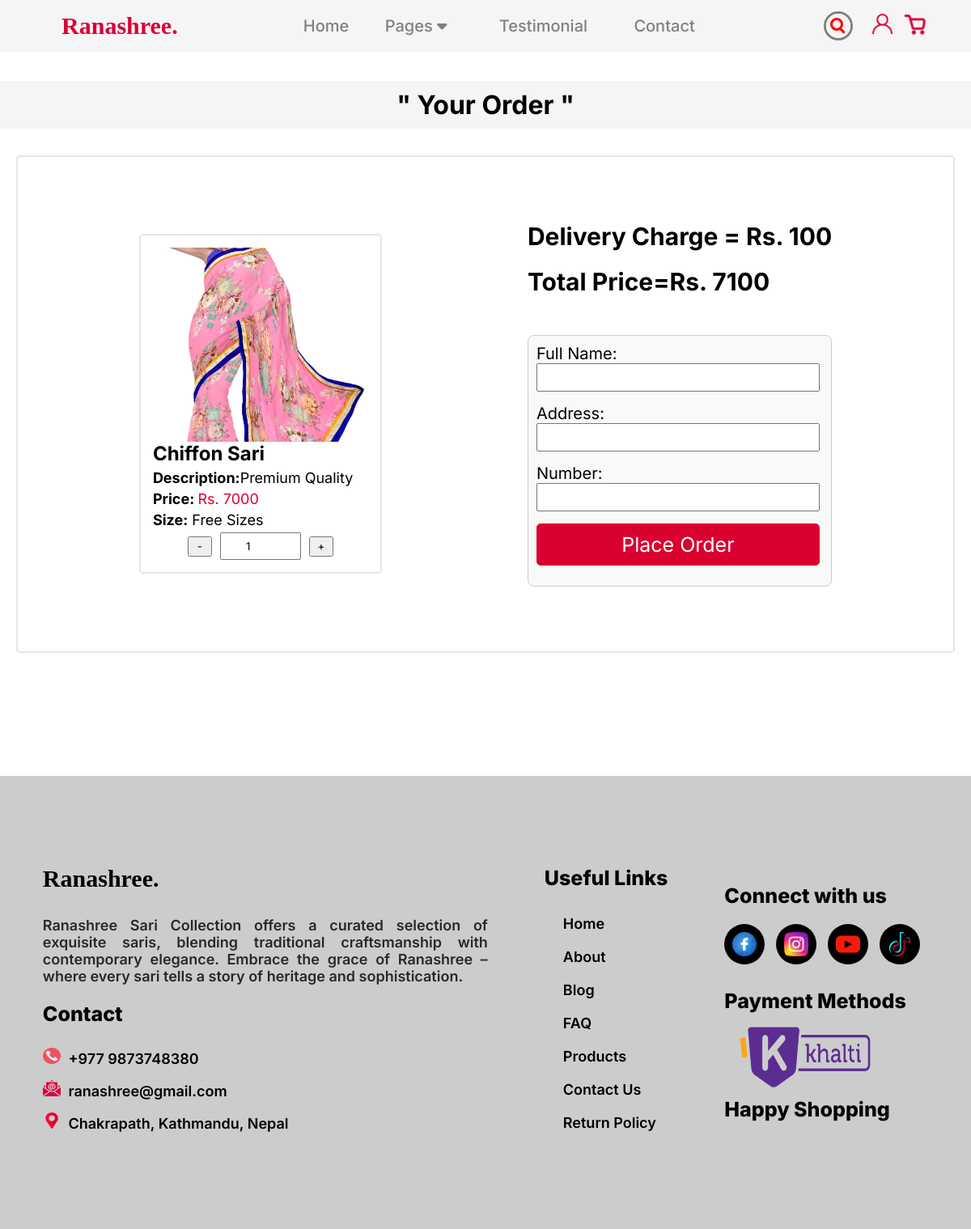
The page /placeOrder/1 on the database its author committed.
### AdminDashboard/models.py (models this page shows)
class productsModel(models.Model):
    Sari_Name = models.CharField(max_length=100)
    Description = models.TextField()
    Image = models.ImageField(upload_to='images/')
    Price = models.TextField()
    LDescription = models.TextField()
    Size = models.TextField()

### users/views.py (the view)
# urls.py: path("placeOrder/<int:id>", views.placeOrder, name='placeOrder'),
def placeOrder(request, id):
    try:
        products = get_object_or_404(productsModel, id=id)
        return render(request, "users/placeOrder.html", {'product': products})
    except productsModel.DoesNotExist:
        messages.error(request, "Product not found.")
        return redirect('products')

### users/templates/users/placeOrder.html (shortened to what this page needs)
{% load static %}
<!DOCTYPE html>
<html lang="en">
<head>
    <link rel="stylesheet" href="https://cdnjs.cloudflare.com/ajax/libs/font-awesome/6.4.2/css/all.min.css"
 />
    <link rel="stylesheet" href="{% static 'home/style.css' %}">
</head>
<body>
    <header id="header">
        <nav class="navbar">
            <a class="logo" href="">Ranashree.</a>
            <ul>
                <li><a href="/" class="active">Home</a></li>
                <div class="dropdown">
                    <li>
                        <p class="dropbtn">Pages <i class="fas fa-caret-down"></i></p>
                    </li>
                </div>
                <li><a href="/testimonial">Testimonial</a></li>
                <li><a href="/contact">Contact</a></li>
            </ul>
            <div class="header-logo">
                <div class="search">
                    <div class="icon"></div>
                    <div class="input">
                    </div>
                </div>
                <div>
                    <a href="{% url 'login' %}"><img src={% static 'home/images/icons/user-profile.png' %}
                            class="user-logo" alt="user" /></a>
                </div>
                <div>
                    <img id="cart_icon" src={% static "home/images/icons/basket.png" %} class="basket" alt="Cart" />
                </div>
            </div>
        </nav>
    </header>
    <br><br><br><br><br>
    <h1 class="cart-heading">
        <center>" Your Order "</center>
    </h1>
    <section class="section">
        <div class="whole-whole">
            <div class="cart-container">
                <img src="{{ product.Image.url }}" alt="{{ product.Sari_Name }}" class="cart-image" id="imaged"
                    name="image">
                <div class="cart-details">
                    <h2 id="id_name">{{ product.Sari_Name }}</h2>
                    <p><strong>Description:</strong><span id="id_description">{{ product.Description }}</span></p>
                    <p><strong>Price: </strong><span class="sari_price" id="priceofsari" style="color:#DA0030">Rs. {{ product.Price }}</span></p>
                    <p><strong>Size:</strong> <span clas="id_size" id="size"> {{ product.Size }}</span></p>
                    <div class="quantity" style="display: flex; align-items: center; justify-content: center; gap: 10px;">
                        <button class="minus" style="height: 25px; width: 30px">-</button>
                        <input id="quant" type="text" class="quantity-input" value="1"
                            style="height: 25px; width: 100px; padding-left: 30px;" readonly>
                        <button class="plus" style="height: 25px; width: 30px">+</button>
                    </div>
                </div>
            </div>
            <div>
                <h2>Delivery Charge = Rs. 100</h2>
                <div style="display: flex; margin: 20px 0px 0px 0px;">
                    <h1> Total Price </h1>
                    <h1> = </h1>
                    <h1 id="total_price"> </h1>
                </div>
                    <br><br>
                    <form id="orderForm" onsubmit="placeOrder(event)" enctype="multipart/form-data">
                        <div class="send-data">
                            <div>
                                <label>Full Name:</label>
                                <input type="text" id="id_full_name" name="full_name" required>
                            </div>
                            <div>
                                <label>Address:</label>
                                <input type="text" id="id_address" name="address" required>
                            </div>
                            <div>
                                <label>Number:</label>
                                <input type="text" id="id_number" name="number" required>
                            </div>
                            <button type="submit" class="add-product" id="place-order">Place Order</button>
                        </div>
                    </form>
            </div>
        </div>
    </section>
    <footer id="footer" role="contentinfo">
        <div class="footer-wrapper">
            <div class="con-container">
                <p class="logo2">Ranashree.</p>
                <p class="footer-bio">Ranashree Sari Collection offers a curated selection of exquisite saris, blending
                    traditional craftsmanship with contemporary elegance. Embrace the grace of Ranashree – where every
                    sari tells
                    a story of heritage and sophistication.</p><br>
                <p style="font-size: 25px;" id="contact">Contact</p><br>
                <p class="con"><img class="footer-icon1" src={% static "home/images/icons/call.png" %} /> +977
                    9873748380</p>
                <p class="con"><img class="footer-icon1" src={% static "home/images/icons/email.png" %} />
                    ranashree@gmail.com
                </p>
                <p class="con"><img class="footer-icon1" src={% static "home/images/icons/location.png" %} />
                    Chakrapath,
                    Kathmandu, Nepal</p>
            </div>
            <div class="useful">
                <p style="font-size: 25px;">Useful Links</p><br>
                <p><a href="">Home</a></p>
                <p><a href="about">About</a></p>
                <p><a href="blog">Blog</a></p>
                <p><a href="#faq">FAQ</a></p>
                <p><a href="products">Products</a></p>
                <p><a href="contact">Contact Us</a></p>
                <p><a href="RefundPolicy">Return Policy</a></p>
            </div>
            <div class="social">
                <p style="font-size: 25px;">Connect with us</p>
                <a href="www.facebook.com"><img class="footer-icon" src={% static "home/images/icons/facebook.png"%} /></a>
                <a href="www.instagram.com"><img class="footer-icon" src={% static "home/images/icons/instagram.png"%} /></a>
                <a href="www.youtube.com"><img class="footer-icon" src={% static "home/images/icons/youtube.png"%} /></a>
                <a href="www.tiktok.com"><img class="footer-icon" src={% static "home/images/icons/tik-tok.png"%} /></a>
                <p>
                <p style="font-size: 25px;">Payment Methods</p>
                <img class="footer-icon3" src={% static "home/images/icons/khalti.png" %} />
                </p>
                <p style="font-size: 25px;">Happy Shopping</p>
            </div>
        </div>
        <br><br>
    </footer>
</body>
</html>

### users/static/home/style.css (style rules this page uses)
* { margin: 0; padding: 0; font-family: 'Inter', sans-serif; scroll-behavior: smooth; box-sizing: border-box; }
header li, a { text-decoration: none; color: gray; }
header .navbar { display: flex; justify-content: space-around; align-items: center; font-size: 20px; font-weight: 500; background-color: whitesmoke; width: 100%; position: fixed; z-index: 100; cursor: pointer; }
.navbar ul li, a { list-style: none; display: inline-block; margin: 7px 0px; margin-left: 20px; padding: 3px; }
.navbar a:hover, .logo, .navbar a:active { color: #DA0037; }
.header-logo { display: flex; flex-direction: row; align-items: center; justify-content: center; gap: 30px; }
.dropdown { position: relative; display: inline-block; }
.dropbtn { padding: 10px; border: none; cursor: pointer; }
.basket { height: 30px; width: 30px; margin-left: -20px; }
.user-logo { height: 25px; width: auto; margin-left: -26px; }
.search { position: relative; width: 30px; height: 30px; border-radius: 60px; transition: 0.5s; box-shadow: 0 0 0 3px gray; overflow: hidden; margin-left: 50px; }
.search .icon { position: absolute; top: 0; left: 0; width: 30px; height: 30px; background-color: whitesmoke; border-radius: 60px; display: flex; justify-content: center; align-items: center; z-index: 1000; cursor: pointer; }
.search .icon::before { content: ''; position: absolute; width: 10px; height: 10px; border: 3px solid red; border-radius: 50px; transform: translate(-2px, -2px); }
.search .icon::after { content: ''; position: absolute; width: 3px; height: 9px; background: red; transform: translate(5px, 5px) rotate(315deg); }
.search .input { position: absolute; width: 100%; height: 30px; left: 0; display: flex; justify-content: center; align-items: center; overflow: hidden; transition: width 0.5s; }
.logo { font-size: 30px; font-weight: 600; font-family: chalkduster; }
section { height: 100vh; display: grid; justify-content: center; align-items: center; font-size: 20px; }
#footer { background-color: rgba(0,0,0,0.2); width: 100%; height: 70vh; color: black; font-weight: 800; display: flex; flex-wrap: wrap; justify-content: center; align-items: center; font-size: 18px; }
.footer-wrapper { display: flex; flex-wrap: wrap; align-items: center; justify-content: center; gap: 70px; }
.con-container { display: flex; flex-direction: column; }
.logo2 { font-size: 30px; font-weight: 600; font-family: chalkduster; color: black; margin-bottom: 30px; }
.footer-bio { max-width: 550px; text-align: justify; font-weight: 600; opacity: 0.8; }
.con { line-height: 40px; cursor: pointer; font-weight: 600; }
.useful a { color: black; font-weight: 600; }
.social a { display: inline-flex; align-items: center; justify-content: center; width: 50px; height: 50px; background-color: black; border-radius: 50%; margin: 20px 10px 30px 0px; }
.social img { margin: 0 auto; }
.footer-icon1 { height: 20px; width: 27px; padding-right: 5px; }
.footer-icon { height: 30px; width: 30px; }
.footer-icon3 { height: 100px; width: 200px; }

### users/templates/users/placeOrder.html (style rules this page uses)
.whole-whole { display: flex; flex-wrap: wrap; justify-content: space-around; align-items: center; border-radius: 5px; border: 2px solid rgba(0, 0, 0, 0.1); padding: 80px 150px; gap: 180px; margin-top: -120px; }
.cart-heading { text-align: center; padding: 10px 0; font-size: 2em; background-color: whitesmoke; }
.cart-container { border-radius: 5px; border: 2px solid rgba(0, 0, 0, 0.1); padding: 15px; display: flex; flex-direction: column; width: 300px; }
.cart-image { width: 100%; height: 30vh; object-fit: cover; }
.cart-details { display: flex; flex-direction: column; justify-content: space-between; }
.cart-details h2 { font-size: 1.2em; margin-bottom: 5px; }
.cart-details p { margin-bottom: 5px; font-size: 0.9em; }
.cart-details p strong { font-weight: bold; }
#id_full_name, #id_number, #id_address, #Size, .add-product { width: 350px; height: 35px; padding: 10px; margin-bottom: 15px; }
.send-data { width: 100%; background-color: #f9f9f9; border: 1px solid #ccc; padding: 10px; border-radius: 8px; display: flex; flex-direction: column; }
.send-data div { display: flex; flex-direction: column; }
input { padding: 15px 30px; }
.add-product { width: 350px; height: auto; padding: 10px; background-color: #DA0030; color: #fff; border-radius: 5px; border: 1px solid #DA0037; cursor: pointer; transition: background-color 0.3s ease; font-size: 25px; }

### rows shown on the page
productsModel: Image (picture), Sari_Name "Chiffon Sari", Description "Premium Quality", Price "7000", Size "Free Sizes"
